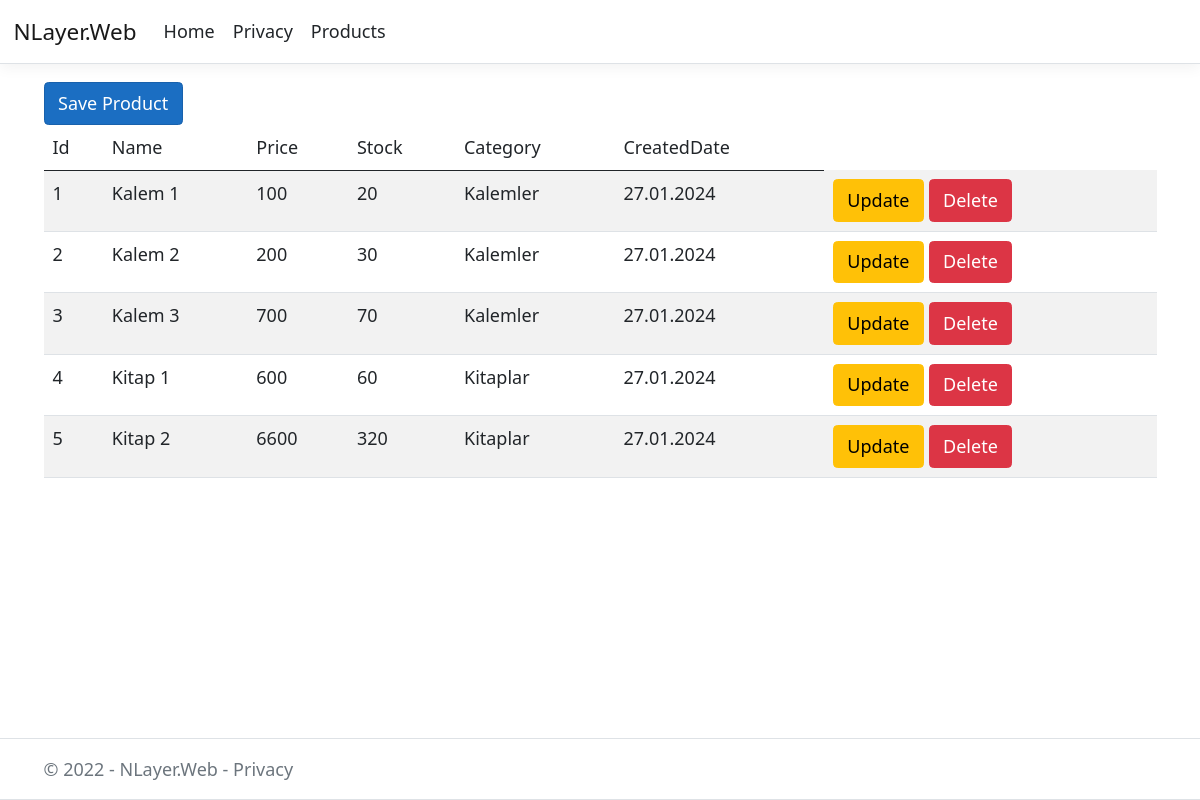
Page /products on the committed database.
### tables this page shows
CREATE TABLE "Products" (
	"Id"	INTEGER NOT NULL,
	"Name"	TEXT NOT NULL,
	"Stock"	INTEGER NOT NULL,
	"Price"	NUMERIC NOT NULL,
	"CategoryId"	INTEGER NOT NULL,
	"CreatedDate"	TEXT NOT NULL,
	"UpdatedDate"	TEXT,
	PRIMARY KEY("Id"),
	FOREIGN KEY("CategoryId") REFERENCES "Categories"("Id")
);

CREATE TABLE "Categories" (
	"Id"	INTEGER NOT NULL,
	"Name"	TEXT NOT NULL,
	"CreatedDate"	TEXT NOT NULL,
	"UpdatedDate"	TEXT,
	PRIMARY KEY("Id")
);

### main.py (the view)
@app.route('/products')
def get_products():
     conn = get_db_connection()
     products = conn.execute('SELECT p.*, c.Name as CategoryName FROM Products p INNER JOIN Categories c WHERE p.CategoryId=c.Id ').fetchall()
     conn.close()
     return render_template('/products/index.html', products=products)

### main.py (called while the page is built)
def get_db_connection():
    conn = sqlite3.connect('UdemyNlayerDb.db')
    conn.row_factory = sqlite3.Row
    return conn

### templates/products/index.html
{% extends 'base.html' %}
{% block content %}
<a class="btn btn-primary" >Save Product</a>
<table class="table table-striped">
    <thead>
        <tr>
        <td>Id</td>
        <td>Name</td>
        <td>Price</td>
        <td>Stock</td>
        <td>Category</td>
        <td>CreatedDate</td>
        </tr>
    </thead>
    <tbody>
        {% for product in products %}
            <tr>
                <td>{{ product['Id'] }}</td>
                <td>{{ product['Name'] }}</td>
                <td>{{ product['Price'] }}</td>
                <td>{{ product['Stock'] }}</td>
                <td>{{ product['CategoryName'] }}</td>
                <td>{{ product['CreatedDate'] }}</td>
                <td>
                    <a class="btn btn-warning" href="{{ url_for('get_product', id=product['id']) }}">Update</a>
                    <a class="btn btn-danger" >Delete</a>
                </td>
            </tr>
        {% endfor %}
    </tbody>
</table>
{% endblock %}

### templates/base.html (shortened to what this page needs)
<!DOCTYPE html>
<html lang="en">
<head>
    <link rel="stylesheet" href="{{ url_for('static', filename= 'bootstrap/dist/css/bootstrap.min.css') }}">
    <link rel="stylesheet" href="{{ url_for('static', filename= 'css/site.css') }}">
    <link rel="stylesheet" href="{{ url_for('static', filename= 'css/style.css') }}">
</head>
<body >
    <header>
        <nav class="navbar navbar-expand-lg navbar-toggleable-lg navbar-light bg-white border-bottom box-shadow mb-3">
            <div class="container-fluid">
                <a class="navbar-brand" href="{{ url_for('index')}}">NLayer.Web</a>
                <div class="navbar-collapse collapse d-lg-inline-flex justify-content-between">
                    <ul class="navbar-nav flex-grow-1">
                        <li class="nav-item">
                            <a class="nav-link text-dark"  href="{{ url_for('index')}}">Home</a>
                        </li>
                        <li class="nav-item">
                            <a class="nav-link text-dark"  href="{{ url_for('privacy')}}">Privacy</a>
                        </li>
                        <li class="nav-item">
                            <a class="nav-link text-dark"  href="{{ url_for('get_products')}}">Products</a>
                        </li>
                    </ul>
                </div>
            </div>
        </nav>
    </header>
    <div class="container">
        {% block content %} {% endblock %}
    </div>
    <footer class="border-top border-bottom footer text-muted">
        <div class="container">
            &copy; 2022 - NLayer.Web - <a>Privacy</a>
        </div>
    </footer>
</body>
</html>

### static/css/site.css (style rules this page uses)
html { font-size: 14px; }
@media (min-width: 768px) { html { font-size: 18px; } }
html { position: relative; min-height: 100%; }
body { margin-bottom: 60px; }

### static/css/style.css (style rules this page uses)
a.navbar-brand { white-space: normal; text-align: center; word-break: break-all; }
a { color: #0077cc; }
.btn-primary { color: #fff; background-color: #1b6ec2; border-color: #1861ac; }
.border-top { border-top: 1px solid #e5e5e5; }
.border-bottom { border-bottom: 1px solid #e5e5e5; }
.box-shadow { box-shadow: 0 .25rem .75rem rgba(0, 0, 0, .05); }
.footer { position: absolute; bottom: 0; width: 100%; white-space: nowrap; line-height: 60px; }

### rows in the picture
Products: Id "1", Name "Kalem 1", Price "100", Stock "20", CategoryName "Kalemler", CreatedDate "27.01.2024"
Products: Id "2", Name "Kalem 2", Price "200", Stock "30", CategoryName "Kalemler", CreatedDate "27.01.2024"
Products: Id "3", Name "Kalem 3", Price "700", Stock "70", CategoryName "Kalemler", CreatedDate "27.01.2024"
Products: Id "4", Name "Kitap 1", Price "600", Stock "60", CategoryName "Kitaplar", CreatedDate "27.01.2024"
Products: Id "5", Name "Kitap 2", Price "6600", Stock "320", CategoryName "Kitaplar", CreatedDate "27.01.2024"
